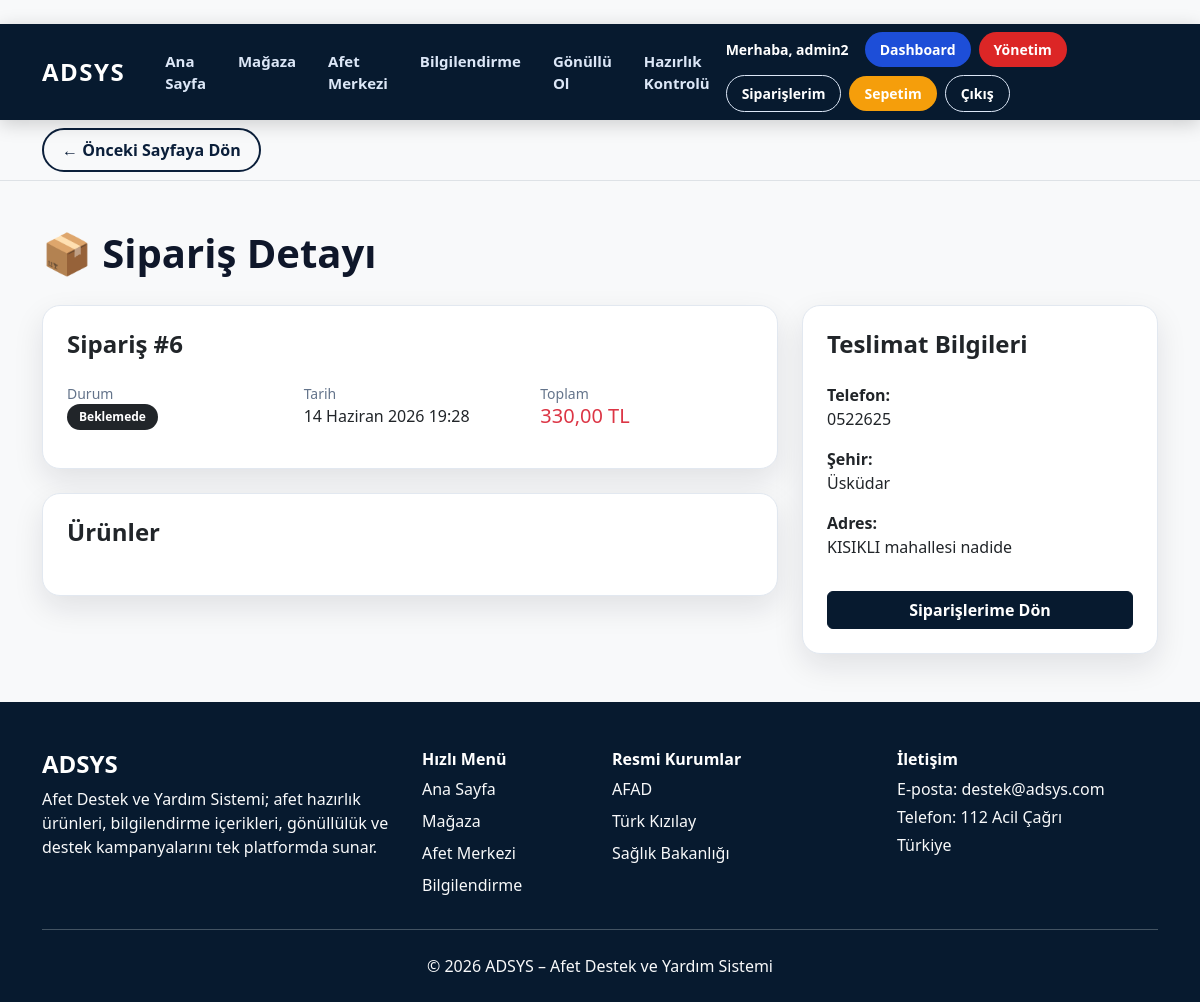
The page /hesap/siparislerim/6/ (signed in) on the database its author committed.
### orders/models.py (models this page shows, shortened)
class Order(models.Model):
    class Status(models.TextChoices):
        PENDING = "pending", "Beklemede"
        PREPARING = "preparing", "Hazırlanıyor"
        SHIPPED = "shipped", "Kargoya Verildi"
        DELIVERED = "delivered", "Teslim Edildi"
        CANCELLED = "cancelled", "İptal Edildi"
    user = models.ForeignKey(
        User,
        verbose_name="Kullanıcı",
        on_delete=models.SET_NULL,
        null=True,
        blank=True,
        related_name="orders"
    )
    customer = models.ForeignKey(
        Customer,
        verbose_name="Müşteri",
        on_delete=models.CASCADE,
        related_name="orders"
    )
    status = models.CharField(
        "Sipariş Durumu",
        max_length=20,
        choices=Status.choices,
        default=Status.PENDING
    )
    address = models.TextField("Teslimat Adresi")
    city = models.CharField("Şehir", max_length=100)
    phone = models.CharField("Telefon", max_length=20)
    total_price = models.DecimalField(
        "Toplam Tutar",
        max_digits=10,
        decimal_places=2,
        default=0
    )
    created_at = models.DateTimeField(
        "Sipariş Tarihi",
        auto_now_add=True
    )
    class Meta:
        verbose_name = "Sipariş"
        verbose_name_plural = "Siparişler"
        ordering = ["-created_at"]

### accounts/views.py (the view)
# urls.py: path('siparislerim/<int:order_id>/', order_detail, name='order_detail'),
@login_required
def order_detail(request, order_id):
    order = Order.objects.get(
        id=order_id,
        user=request.user
    )
    return render(
        request,
        "order_detail.html",
        {
            "order": order
        }
    )

### templates/order_detail.html (shortened to what this page needs)
{% extends "base.html" %}
{% block content %}
<div class="container my-5">
    <h1 class="section-title">
        📦 Sipariş Detayı
    </h1>
    <div class="row g-4">
        <div class="col-lg-8">
            <div class="card ad-card mb-4">
                <div class="card-body p-4">
                    <h4 class="fw-bold mb-4">
                        Sipariş #{{ order.id }}
                    </h4>
                    <div class="row">
                        <div class="col-md-4">
                            <small class="text-muted">Durum</small>
                            <br>
                            <span class="badge bg-dark">
                                {{ order.get_status_display }}
                            </span>
                        </div>
                        <div class="col-md-4">
                            <small class="text-muted">Tarih</small>
                            <p>{{ order.created_at }}</p>
                        </div>
                        <div class="col-md-4">
                            <small class="text-muted">Toplam</small>
                            <h5 class="text-danger">
                                {{ order.total_price }} TL
                            </h5>
                        </div>
                    </div>
                </div>
            </div>
            <div class="card ad-card">
                <div class="card-body p-4">
                    <h4 class="fw-bold mb-4">
                        Ürünler
                    </h4>
                </div>
            </div>
        </div>
        <div class="col-lg-4">
            <div class="card ad-card">
                <div class="card-body p-4">
                    <h4 class="fw-bold mb-4">
                        Teslimat Bilgileri
                    </h4>
                    <p>
                        <strong>Telefon:</strong><br>
                        {{ order.phone }}
                    </p>
                    <p>
                        <strong>Şehir:</strong><br>
                        {{ order.city }}
                    </p>
                    <p>
                        <strong>Adres:</strong><br>
                        {{ order.address }}
                    </p>
                    <a href="/hesap/siparislerim/"
                       class="btn btn-dark w-100 mt-3">
                        Siparişlerime Dön
                    </a>
                </div>
            </div>
        </div>
    </div>
</div>
{% endblock %}

### templates/base.html (shortened to what this page needs)
﻿{% load static %}
<!DOCTYPE html>
<html lang="tr">
<head>
    <link href="https://cdn.jsdelivr.net/npm/bootstrap@5.3.3/dist/css/bootstrap.min.css" rel="stylesheet">
    <link rel="stylesheet" href="{% static 'css/style.css' %}?v=5">
</head>
<body class="bg-light">
    <nav class="navbar navbar-expand-lg navbar-dark">
        <div class="container">
            <a class="navbar-brand fw-bold fs-4 me-4" href="/">
                ADSYS
            </a>
            <div class="collapse navbar-collapse" id="mainNavbar">
                <ul class="navbar-nav me-auto mb-2 mb-lg-0">
                    <li class="nav-item"><a class="nav-link px-3" href="/">Ana Sayfa</a></li>
                    <li class="nav-item"><a class="nav-link px-3" href="/magaza/">Mağaza</a></li>
                    <li class="nav-item"><a class="nav-link px-3" href="/bagis/">Afet Merkezi</a></li>
                    <li class="nav-item"><a class="nav-link px-3" href="/bagis/bilgi/">Bilgilendirme</a></li>
                    <li class="nav-item"><a class="nav-link px-3" href="/bagis/gonullu/">Gönüllü Ol</a></li>
                    <li class="nav-item">
                        <a class="nav-link px-3" href="/bagis/hazirlik-kontrolu/">Hazırlık Kontrolü</a>
                    </li>
                </ul>
                <div class="d-flex align-items-center gap-2 flex-wrap">
                    {% if user.is_authenticated %}
                    <span class="nav-user-text me-2">
                        Merhaba, {{ user.username }}
                    </span>
                    {% if user.is_staff %}
                    <a href="/panel/" class="btn btn-nav btn-nav-admin">Dashboard</a>
                    <a href="/admin/" class="btn btn-nav btn-nav-danger">Yönetim</a>
                    {% endif %}
                    <a href="/hesap/siparislerim/" class="btn btn-nav btn-nav-outline">Siparişlerim</a>
                    <a href="/sepetim/" class="btn btn-nav btn-nav-primary">Sepetim</a>
                    <form method="post" action="/hesap/logout/" class="m-0">
                        <button type="submit" class="btn btn-nav btn-nav-outline">Çıkış</button>
                    </form>
                    {% else %}
                    <a href="/hesap/login/" class="btn btn-nav btn-nav-outline">Giriş Yap</a>
                    <a href="/hesap/kayit/" class="btn btn-nav btn-nav-primary">Üye Ol</a>
                    {% endif %}
                </div>
            </div>
        </div>
    </nav>
    {% if request.path != "/" %}
    <div class="bg-light border-bottom">
        <div class="container py-2">
            <a href="javascript:history.back()"
               class="back-link">
                ← Önceki Sayfaya Dön
            </a>
        </div>
    </div>
    {% endif %}
    {% block content %}
    {% endblock %}
    <footer class="footer mt-5 pt-5 pb-4">
        <div class="container">
            <div class="row g-4">
                <div class="col-md-4">
                    <h4 class="fw-bold text-white">
                        ADSYS
                    </h4>
                    <p class="text-light">
                        Afet Destek ve Yardım Sistemi; afet hazırlık ürünleri, bilgilendirme içerikleri,
                        gönüllülük ve destek kampanyalarını tek platformda sunar.
                    </p>
                </div>
                <div class="col-md-2">
                    <h6 class="fw-bold text-white">
                        Hızlı Menü
                    </h6>
                    <a href="/" class="d-block text-light text-decoration-none mb-2">Ana Sayfa</a>
                    <a href="/magaza/" class="d-block text-light text-decoration-none mb-2">Mağaza</a>
                    <a href="/bagis/" class="d-block text-light text-decoration-none mb-2">Afet Merkezi</a>
                    <a href="/bagis/bilgi/" class="d-block text-light text-decoration-none mb-2">Bilgilendirme</a>
                </div>
                <div class="col-md-3">
                    <h6 class="fw-bold text-white">
                        Resmi Kurumlar
                    </h6>
                    <a href="https://www.afad.gov.tr" target="_blank" class="d-block text-light text-decoration-none mb-2">AFAD</a>
                    <a href="https://www.kizilay.org.tr" target="_blank" class="d-block text-light text-decoration-none mb-2">Türk Kızılay</a>
                    <a href="https://www.saglik.gov.tr" target="_blank" class="d-block text-light text-decoration-none mb-2">Sağlık Bakanlığı</a>
                </div>
                <div class="col-md-3">
                    <h6 class="fw-bold text-white">
                        İletişim
                    </h6>
                    <p class="text-light mb-1">
                        E-posta: destek@adsys.com
                    </p>
                    <p class="text-light mb-1">
                        Telefon: 112 Acil Çağrı
                    </p>
                    <p class="text-light mb-0">
                        Türkiye
                    </p>
                </div>
            </div>
            <hr class="border-light my-4">
            <div class="text-center text-light">
                © 2026 ADSYS – Afet Destek ve Yardım Sistemi
            </div>
        </div>
    </footer>
</body>
</html>

### static/css/style.css (style rules this page uses)
* { box-sizing: border-box; }
body { background: var(--gray-bg); color: var(--dark-text); font-family: "Segoe UI", Arial, sans-serif; }
.navbar { background: var(--navy) !important; min-height: 74px; box-shadow: 0 4px 18px rgba(0, 0, 0, 0.18); }
.navbar-brand { color: #ffffff !important; font-weight: 800; letter-spacing: 1.5px; }
.navbar .nav-link { color: #DCE7F7 !important; font-weight: 600; font-size: 15px; transition: 0.25s ease; }
.nav-user-text { color: #ffffff; font-size: 14px; font-weight: 600; }
.btn-nav { border-radius: 999px; padding: 7px 15px; font-size: 14px; font-weight: 700; border: none; transition: 0.25s ease; }
.btn-nav-outline { background: transparent; border: 1.5px solid #DCE7F7; color: #ffffff !important; }
.btn-nav-primary { background: var(--orange); color: #ffffff !important; }
.btn-nav-admin { background: var(--blue); color: #ffffff !important; }
.btn-nav-danger { background: var(--red); color: #ffffff !important; }
.ad-card { background: var(--gray-card); border: 1px solid var(--border); border-radius: 22px; box-shadow: var(--shadow); transition: 0.25s ease; overflow: hidden; }
.card { border-radius: 18px; }
.btn-dark { background: var(--navy) !important; border-color: var(--navy) !important; font-weight: 700; }
.section-title { font-weight: 900; color: var(--dark-text); margin-bottom: 28px; }
.text-muted { color: var(--gray-text) !important; }
.badge { border-radius: 999px; padding: 7px 12px; }
footer, .footer { background: var(--navy) !important; color: #ffffff; }
footer p { color: #DCE7F7; }
a { transition: 0.25s ease; }
.back-link { display: inline-block; padding: 8px 18px; border: 2px solid #0B1F3A; border-radius: 40px; color: #0B1F3A; font-weight: 600; text-decoration: none; transition: .3s; }

### rows shown on the page
Order: id "6", status "Beklemede", created_at "14 Haziran 2026 19:28", total_price "330,00", phone "0522625", city "Üsküdar", address "KISIKLI mahallesi nadide"

### other values the page prints
{{ user.username }} "admin2"
